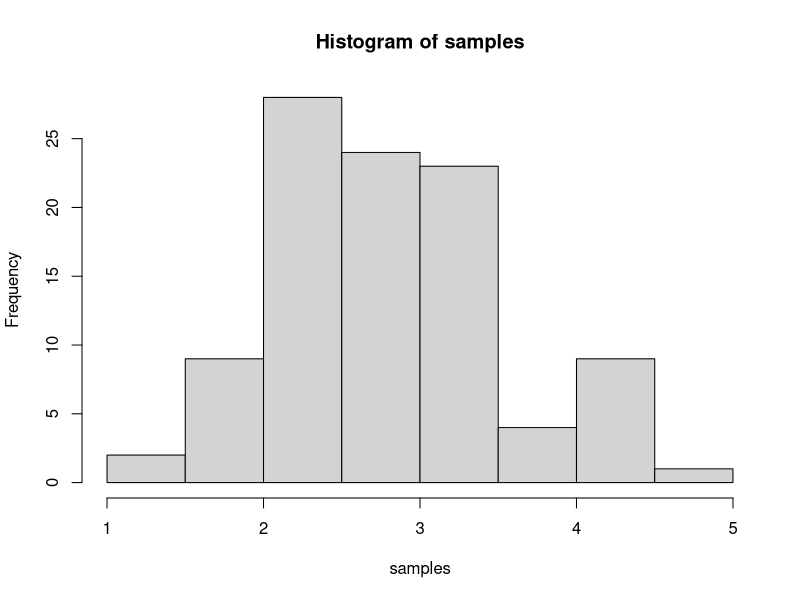
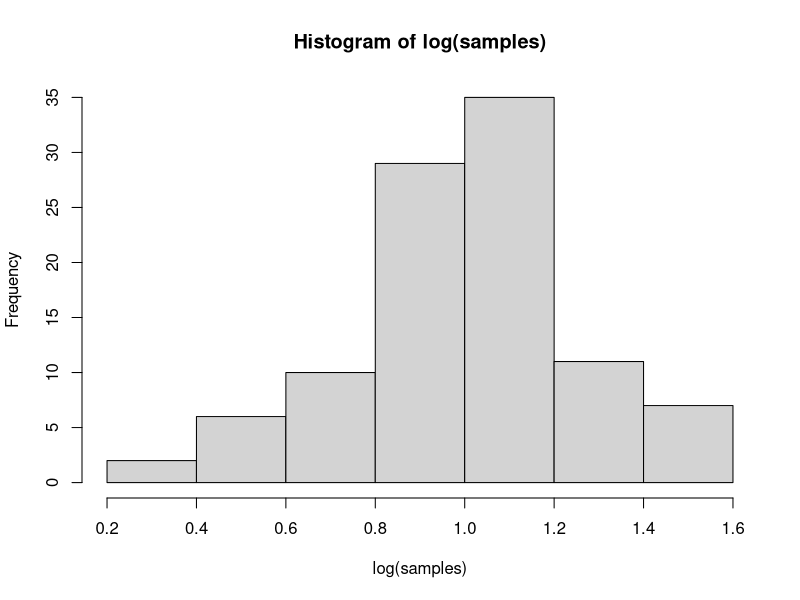

Source code (R) for these figures, in order:
## ---- chunk 1
samples <- rlnorm(100, meanlog=1, sdlog=0.25)
## ---- chunk 2
# plot
hist(samples)
## ---- chunk 3
# plot
hist(log(samples))
## ---- chunk 4
mean(samples) # mean
## ---- chunk 5
var(samples) # variance
## ---- chunk 6
mean(log(samples)) # mean
## ---- chunk 7
var(log(samples)) # variance
